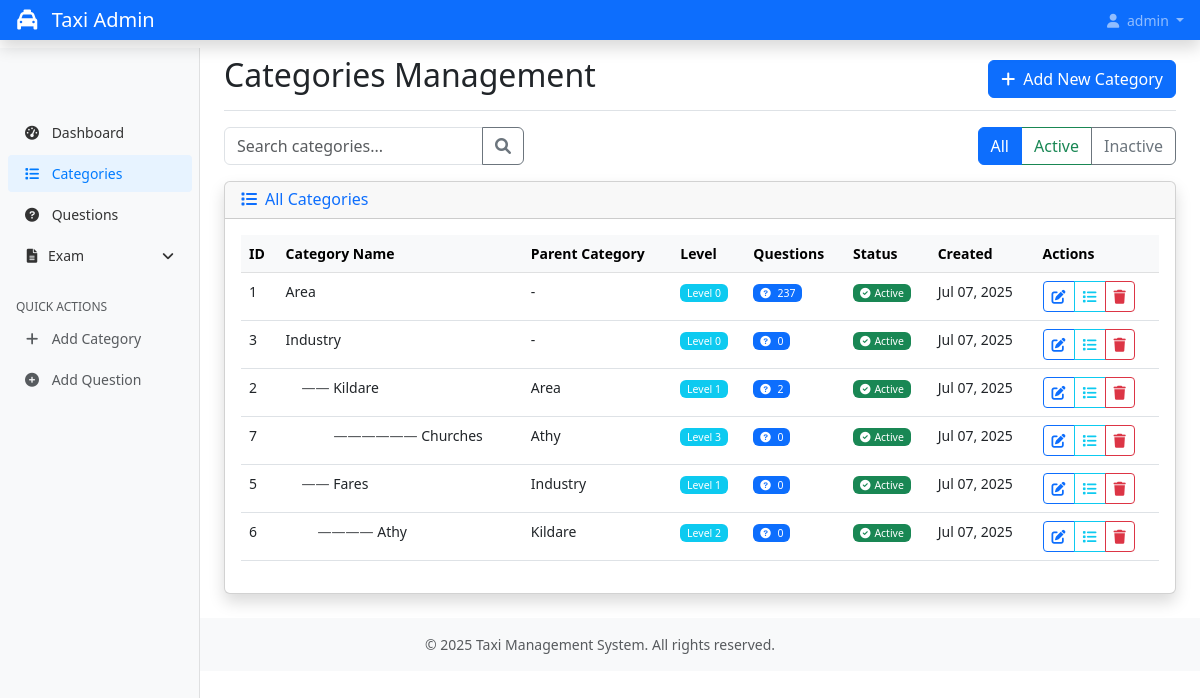
Before: /categories/ (signed in) with the older database file.
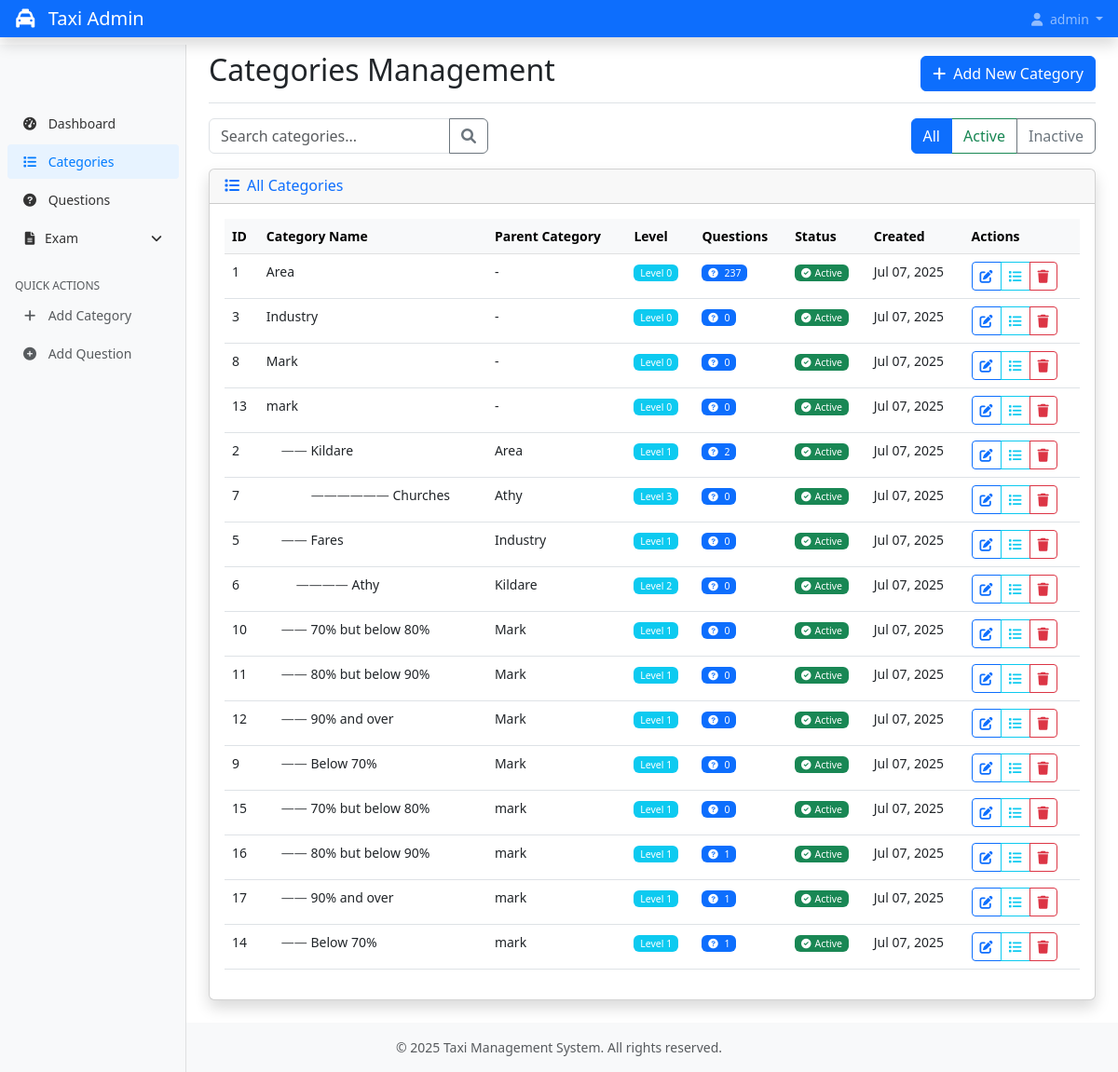
After: the same page with the newer database file.
### taxi/models.py (models this page shows, shortened)
class Category(models.Model):
    name = models.CharField(max_length=100)
    parent = models.ForeignKey('self', on_delete=models.CASCADE, null=True, blank=True, related_name='subcategories')
    description = models.TextField(blank=True, null=True)
    is_active = models.BooleanField(default=True)
    created_at = models.DateTimeField(auto_now_add=True)
    updated_at = models.DateTimeField(auto_now=True)
    class Meta:
        verbose_name_plural = "Categories"
        ordering = ['name']
    def get_level(self):
        level = 0
        parent = self.parent
        while parent:
            level += 1
            parent = parent.parent
        return level

### taxi/views.py (the view)
# urls.py: path('categories/', views.category_list, name='category_list'),
@login_required
def category_list(request):
    from django.db.models import Count
    categories = Category.objects.select_related('parent').annotate(
        questions_count=Count('questions')
    ).order_by('parent__name', 'name')
    all_categories = Category.objects.all().order_by('parent__name', 'name')  # All categories for modal
    search = request.GET.get('search')
    if search:
        categories = categories.filter(
            Q(name__icontains=search) | Q(description__icontains=search)
        )
    status = request.GET.get('status')
    if status == 'true':
        categories = categories.filter(is_active=True)
    elif status == 'false':
        categories = categories.filter(is_active=False)
    context = {
        'categories': categories,
        'all_categories': all_categories,
    }
    return render(request, 'admin/category_list.html', context)

### taxi/templatetags/taxi_extras.py (called while the page is built)
@register.filter
def category_indent(level):
    try:
        return "—" * int(level) * 2
    except (ValueError, TypeError):
        return ''

### templates/admin/category_list.html (shortened to what this page needs)
{% extends 'admin/base.html' %}
{% load static %}
{% load taxi_extras %}
{% block content %}
<div class="d-flex justify-content-between flex-wrap flex-md-nowrap align-items-center pt-3 pb-2 mb-3 border-bottom">
    <h1 class="h2">Categories Management</h1>
    <div class="btn-toolbar mb-2 mb-md-0">
        <button type="button" class="btn btn-primary" data-bs-toggle="modal" data-bs-target="#addCategoryModal">
            <i class="fas fa-plus me-2"></i>Add New Category
        </button>
    </div>
</div>
<div class="row mb-3">
    <div class="col-md-6">
        <div class="input-group search-box">
            <input type="text" class="form-control" id="searchInput" placeholder="Search categories...">
            <button class="btn btn-outline-secondary" type="button" id="searchBtn">
                <i class="fas fa-search"></i>
            </button>
        </div>
    </div>
    <div class="col-md-6 text-end">
        <div class="btn-group" role="group">
            <label class="btn btn-outline-primary" for="all">All</label>
            <label class="btn btn-outline-success" for="active">Active</label>
            <label class="btn btn-outline-secondary" for="inactive">Inactive</label>
        </div>
    </div>
</div>
<div class="card shadow">
    <div class="card-header">
        <h6 class="m-0 font-weight-bold text-primary">
            <i class="fas fa-list me-2"></i>All Categories
        </h6>
    </div>
    <div class="card-body">
        <div class="table-responsive">
            <table class="table table-hover" id="categoriesTable">                        <thead class="table-light">
                            <tr>
                                <th>ID</th>
                                <th>Category Name</th>
                                <th>Parent Category</th>
                                <th>Level</th>
                                <th>Questions</th>
                                <th>Status</th>
                                <th>Created</th>
                                <th>Actions</th>
                            </tr>
                        </thead>                        <tbody>
                            {% for category in categories %}
                            <tr data-category-name="{{ category.name|lower }}" data-status="{{ category.is_active|yesno:'true,false' }}">
                                <td>{{ category.id }}</td>
                                <td>
                                    <span class="category-indent-{{ category.get_level }}">
                                        {% if category.get_level > 0 %}
                                            <span class="text-muted">{{ category.get_level|category_indent }}</span>
                                        {% endif %}
                                        {{ category.name }}
                                    </span>
                                </td>
                                <td>{{ category.parent.name|default:"-" }}</td>
                                <td>
                                    <span class="badge bg-info">Level {{ category.get_level }}</span>
                                </td>
                                <td>
                                    <span class="badge bg-primary">
                                        <i class="fas fa-question-circle me-1"></i>
                                        {{ category.questions_count }}
                                    </span>
                                </td>
                                <td>
                                    {% if category.is_active %}
                                        <span class="badge bg-success">
                                            <i class="fas fa-check-circle me-1"></i>Active
                                        </span>
                                    {% else %}
                                        <span class="badge bg-secondary">
                                            <i class="fas fa-times-circle me-1"></i>Inactive
                                        </span>
                                    {% endif %}
                                </td>
                                <td>{{ category.created_at|date:"M d, Y" }}</td>
                                <td>
                                    <div class="btn-group" role="group">
                                        <button type="button" class="btn btn-sm btn-outline-primary"
                                                onclick="editCategory({{ category.id }}, '{{ category.name }}', {{ category.parent.id|default:'null' }}, '{{ category.description|default:'' }}', {{ category.is_active|yesno:'true,false' }})">
                                            <i class="fas fa-edit"></i>
                                        </button>
                                        <a href="{% url 'question_list' %}?category={{ category.id }}" class="btn btn-sm btn-outline-info" title="View Questions">
                                            <i class="fas fa-list"></i>
                                        </a>
                                        <button type="button" class="btn btn-sm btn-outline-danger"
                                                onclick="deleteCategory({{ category.id }}, '{{ category.name }}')">
                                            <i class="fas fa-trash"></i>
                                        </button>
                                    </div>
                                </td>
                            </tr>
                            {% endfor %}
                        </tbody>
            </table>
        </div>
    </div>
</div>
{% endblock %}

### templates/admin/base.html (shortened to what this page needs)
<!DOCTYPE html>
<html lang="en">
<head>
    <link href="https://cdn.jsdelivr.net/npm/bootstrap@5.3.0/dist/css/bootstrap.min.css" rel="stylesheet">
    <link href="https://cdnjs.cloudflare.com/ajax/libs/font-awesome/6.0.0/css/all.min.css" rel="stylesheet">
    <link href="{% load static %}{% static 'css/admin.css' %}" rel="stylesheet">
</head>
<body>
    {% include 'admin/header.html' %}
    <div class="container-fluid">
        <div class="row">
            {% if user.is_authenticated %}
                {% include 'admin/navigation.html' %}
                <main class="col-md-9 ms-sm-auto col-lg-10 px-md-4">
                    {% block content %}{% endblock %}
                </main>
            {% else %}
                <main class="col-12">
                    {% block auth_content %}{% endblock %}
                </main>
            {% endif %}
        </div>
    </div>
    {% include 'admin/footer.html' %}
</body>
</html>

### templates/admin/header.html (shortened to what this page needs)
{% load static %}
<header class="navbar navbar-dark sticky-top bg-primary flex-md-nowrap p-0 shadow">
    <a class="navbar-brand col-md-3 col-lg-2 me-0 px-3" href="{% url 'dashboard' %}">
        <i class="fas fa-taxi me-2"></i>
        Taxi Admin
    </a>
    <div class="navbar-nav">
        <div class="nav-item text-nowrap">
            {% if user.is_authenticated %}
                <div class="dropdown">
                    <a class="nav-link px-3 dropdown-toggle" href="#" role="button" data-bs-toggle="dropdown" aria-expanded="false">
                        <i class="fas fa-user me-1"></i>
                        {{ user.username }}
                    </a>
                </div>
            {% endif %}
        </div>
    </div>
</header>

### templates/admin/navigation.html (shortened to what this page needs)
{% load static %}
<nav id="sidebarMenu" class="col-md-3 col-lg-2 d-md-block bg-light sidebar collapse">
    <div class="position-sticky pt-3">
        <ul class="nav flex-column">
            <li class="nav-item">
                <a class="nav-link {% if request.resolver_match.url_name == 'dashboard' %}active{% endif %}" href="{% url 'dashboard' %}">
                    <i class="fas fa-tachometer-alt me-2"></i>
                    Dashboard
                </a>
            </li>
            <li class="nav-item">
                <a class="nav-link {% if request.resolver_match.url_name == 'category_list' %}active{% endif %}" href="{% url 'category_list' %}">
                    <i class="fas fa-list me-2"></i>
                    Categories
                </a>
            </li>
            <li class="nav-item">
                <a class="nav-link {% if request.resolver_match.url_name == 'question_list' %}active{% endif %}" href="{% url 'question_list' %}">
                    <i class="fas fa-question-circle me-2"></i>
                    Questions
                </a>
            </li>
            <li class="nav-item">
                <a class="nav-link d-flex justify-content-between align-items-center "
                   href="#examSubmenu"
                   data-bs-toggle="collapse"
                   aria-expanded="{% if 'mock_test' in request.resolver_match.url_name or 'user_results' in request.resolver_match.url_name or 'user_report' in request.resolver_match.url_name %}true{% else %}false{% endif %}">
                    <span><i class="fas fa-file-alt me-2"></i>Exam</span>
                    <i class="fas fa-angle-down"></i>
                </a>
            </li>
        </ul>
        <h6 class="sidebar-heading d-flex justify-content-between align-items-center px-3 mt-4 mb-1 text-muted">
            <span>Quick Actions</span>
        </h6>
        <ul class="nav flex-column mb-2">
            <li class="nav-item">
                <a class="nav-link text-muted" href="#" data-bs-toggle="modal" data-bs-target="#addCategoryModal">
                    <i class="fas fa-plus me-2"></i>
                    Add Category
                </a>
            </li>
            <li class="nav-item">
                <a class="nav-link text-muted" href="{% url 'question_create' %}">
                    <i class="fas fa-plus-circle me-2"></i>
                    Add Question
                </a>
            </li>
        </ul>
    </div>
</nav>

### templates/admin/category_modal.html (shortened to what this page needs)
{% load taxi_extras %}

### templates/admin/footer.html
<footer class="bg-light text-center text-muted py-3 mt-4">
    <div class="container">
        <p class="mb-0">
            © 2025 Taxi Management System. All rights reserved.
        </p>
    </div>
</footer>

### static/css/admin.css (style rules this page uses)
body { font-size: 0.875rem; }
.sidebar { position: fixed; top: 48px; bottom: 0; left: 0; z-index: 100; padding: 48px 0 0; box-shadow: inset -1px 0 0 rgba(0, 0, 0, .1); }
.sidebar .nav-link { font-weight: 500; color: #333; border-radius: 0.25rem; margin: 0.125rem 0.5rem; }
.sidebar .nav-link.active { color: #007bff; background-color: #e7f3ff; }
.sidebar .nav-link i { width: 16px; text-align: center; }
.sidebar-heading { font-size: .75rem; text-transform: uppercase; }
.search-box { max-width: 300px; }
.category-indent-0 { margin-left: 0; }
.category-indent-1 { margin-left: 1rem; }
.category-indent-2 { margin-left: 2rem; }
.category-indent-3 { margin-left: 3rem; }
.badge { font-weight: normal; }

Changed rows visible on the page:
added Category: id "8", name "Mark", parent.name "-", get_level "0", questions_count "0", is_active True (drawn), created_at "Jul 07, 2025"
added Category: id "13", name "mark", parent.name "-", get_level "0", questions_count "0", is_active True (drawn), created_at "Jul 07, 2025"
added Category: id "10", get_level|category_indent "——", name "70% but below 80%", parent.name "Mark", get_level "1", questions_count "0", is_active True (drawn), created_at "Jul 07, 2025"
added Category: id "11", get_level|category_indent "——", name "80% but below 90%", parent.name "Mark", get_level "1", questions_count "0", is_active True (drawn), created_at "Jul 07, 2025"
added Category: id "12", get_level|category_indent "——", name "90% and over", parent.name "Mark", get_level "1", questions_count "0", is_active True (drawn), created_at "Jul 07, 2025"
added Category: id "9", get_level|category_indent "——", name "Below 70%", parent.name "Mark", get_level "1", questions_count "0", is_active True (drawn), created_at "Jul 07, 2025"
added Category: id "15", get_level|category_indent "——", name "70% but below 80%", parent.name "mark", get_level "1", questions_count "0", is_active True (drawn), created_at "Jul 07, 2025"
added Category: id "16", get_level|category_indent "——", name "80% but below 90%", parent.name "mark", get_level "1", questions_count "1", is_active True (drawn), created_at "Jul 07, 2025"
added Category: id "17", get_level|category_indent "——", name "90% and over", parent.name "mark", get_level "1", questions_count "1", is_active True (drawn), created_at "Jul 07, 2025"
added Category: id "14", get_level|category_indent "——", name "Below 70%", parent.name "mark", get_level "1", questions_count "1", is_active True (drawn), created_at "Jul 07, 2025"
